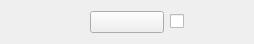
<?xml version="1.0" encoding="UTF-8"?>
<ui version="4.0">
 <class>map_viewer_list_item</class>
 <widget class="QWidget" name="map_viewer_list_item">
  <property name="geometry">
   <rect>
    <x>0</x>
    <y>0</y>
    <width>254</width>
    <height>41</height>
   </rect>
  </property>
  <property name="windowTitle">
   <string>Form</string>
  </property>
  <layout class="QHBoxLayout" name="horizontalLayout">
   <item>
    <widget class="QLabel" name="label">
     <property name="text">
      <string/>
     </property>
    </widget>
   </item>
   <item>
    <widget class="QPushButton" name="colorSelect">
     <property name="text">
      <string/>
     </property>
    </widget>
   </item>
   <item>
    <widget class="QCheckBox" name="checkBox">
     <property name="text">
      <string/>
     </property>
    </widget>
   </item>
  </layout>
 </widget>
 <resources/>
 <connections/>
</ui>
